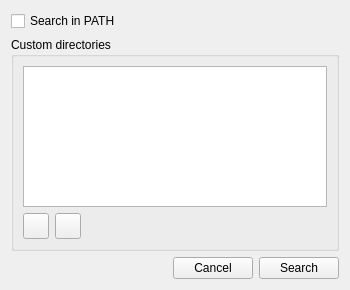
<ui version="4.0" >
 <class>Form</class>
 <widget class="QWidget" name="Form" >
  <property name="geometry" >
   <rect>
    <x>0</x>
    <y>0</y>
    <width>350</width>
    <height>290</height>
   </rect>
  </property>
  <property name="windowTitle" >
   <string>Form</string>
  </property>
  <layout class="QVBoxLayout" name="verticalLayout_2" >
   <item>
    <widget class="QCheckBox" name="pathBox" >
     <property name="sizePolicy" >
      <sizepolicy vsizetype="Fixed" hsizetype="Minimum" >
       <horstretch>0</horstretch>
       <verstretch>0</verstretch>
      </sizepolicy>
     </property>
     <property name="text" >
      <string>Search in PATH</string>
     </property>
    </widget>
   </item>
   <item>
    <widget class="QGroupBox" name="groupBox" >
     <property name="title" >
      <string>Custom directories</string>
     </property>
     <layout class="QVBoxLayout" name="verticalLayout" >
      <item>
       <widget class="QListWidget" name="customDirList" />
      </item>
      <item>
       <layout class="QHBoxLayout" name="horizontalLayout" >
        <item>
         <widget class="QToolButton" name="addButton" >
          <property name="minimumSize" >
           <size>
            <width>26</width>
            <height>26</height>
           </size>
          </property>
          <property name="maximumSize" >
           <size>
            <width>26</width>
            <height>26</height>
           </size>
          </property>
          <property name="text" >
           <string/>
          </property>
          <property name="icon" >
           <iconset resource="bertos.qrc" >
            <normaloff>:/images/listadd.png</normaloff>:/images/listadd.png</iconset>
          </property>
         </widget>
        </item>
        <item>
         <widget class="QToolButton" name="removeButton" >
          <property name="minimumSize" >
           <size>
            <width>26</width>
            <height>26</height>
           </size>
          </property>
          <property name="maximumSize" >
           <size>
            <width>26</width>
            <height>26</height>
           </size>
          </property>
          <property name="text" >
           <string/>
          </property>
          <property name="icon" >
           <iconset resource="bertos.qrc" >
            <normaloff>:/images/listremove.png</normaloff>:/images/listremove.png</iconset>
          </property>
         </widget>
        </item>
        <item>
         <spacer name="horizontalSpacer" >
          <property name="orientation" >
           <enum>Qt::Horizontal</enum>
          </property>
          <property name="sizeHint" stdset="0" >
           <size>
            <width>40</width>
            <height>20</height>
           </size>
          </property>
         </spacer>
        </item>
       </layout>
      </item>
     </layout>
    </widget>
   </item>
   <item>
    <layout class="QHBoxLayout" name="horizontalLayout_2" >
     <item>
      <spacer name="horizontalSpacer_2" >
       <property name="orientation" >
        <enum>Qt::Horizontal</enum>
       </property>
       <property name="sizeHint" stdset="0" >
        <size>
         <width>40</width>
         <height>20</height>
        </size>
       </property>
      </spacer>
     </item>
     <item>
      <widget class="QPushButton" name="cancelButton" >
       <property name="text" >
        <string>Cancel</string>
       </property>
      </widget>
     </item>
     <item>
      <widget class="QPushButton" name="searchButton" >
       <property name="text" >
        <string>Search</string>
       </property>
      </widget>
     </item>
    </layout>
   </item>
  </layout>
 </widget>
 <resources>
  <include location="bertos.qrc" />
 </resources>
 <connections/>
</ui>
